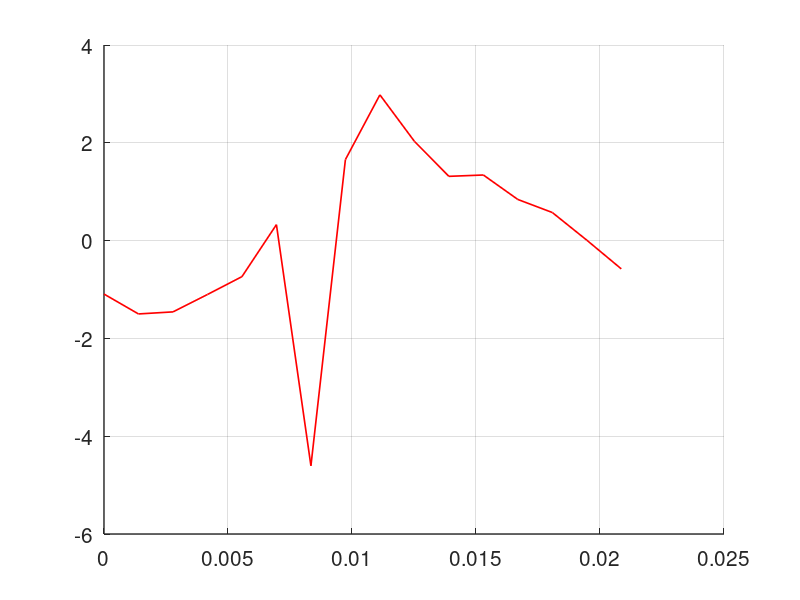

MATLAB code for this plot: (Note: this script raises an error after producing the figure.)
clc
clear
close all
clc

format long

%
set(0,'DefaultLineLineWidth',1.2)
set(0,'DefaultaxesLineWidth',1)
set(0,'DefaultaxesFontSize',15)
%


NFFT=16;
C0=347.18;RMatip=1.045;Ma = 0.85;
MaX=0.0; MaY=0.0;MaZ=0.0;
OmegaR = C0*0.85/RMatip;
TR = 2.0*pi/OmegaR;
fR = 1.0/TR;
% OmegaM = 500*2.0*pi; 
% fM = OmegaM/(2*pi);

Tint=TR;
ODT=Tint/NFFT;
OTime = ODT*(0:NFFT-1);



figure(1)
hold on
grid on
f=load('IFFT.txt'); %IFFT data from C code
f1=f(:,1)*NFFT;
% 
% 
% thref=importdata('Subrotatingmonopoletimehistory000.dat');
% plot(thref(:,1),thref(:,2),'ko');
plot(OTime,f1','r-');
% legend('Poletti et al','Predicted')
% 
% xlabel('{\itt} [ms]')
% ylabel('{\itp''} [Pa]');
% 
% axis([165 205 -0.15 0.2])
% 
% %set(gca,'XTick',(165:5:205))
% %set(gcf, 'PaperPositionMode','Auto')   % Use screen size
% 
Filename1 = ['timehistory_',num2str(10*MaX),num2str(10*MaY),num2str(10*MaZ)];
print(Filename1,'-depsc'); 
% 
% 
% %
% %Comparision of pressure spectrum.
% %
% refSp=importdata('Subrotatingmonopolespectra000N.dat');
figure(2)
Pspec=importdata('FDPressureSpectrum.txt');
f=Pspec(:,1);
pF=Pspec(:,2);
stem(f,pF);
% 
% 
% k = 0;
% FNum = NFFT;
% 
% for j = 1:FNum
%         
%     if mod(f(j)-round(fM),round(fR))==0 %?
%     
%         k = k+1;
%         pFN(k) = pF(j);
%         fN(k) = f(j);
%         
%     end
%     
% end
% 
% FNumN = length(refSp);
% 
% 
% figure(2)
% grid on
% hold on
% box on
% 
% plot(refSp(:,1),refSp(:,2),'k*')
% stem(refSp(:,1),pFN(1:FNumN),'rs')
% 
% 
% legend('Poletti et al','Predicted')
% 
% xlabel('{\itf} [Hz]')
% ylabel('{\itp''} [Pa]');
% 
% axis([0 1500 -0.0001 0.02])
% 
set(gcf, 'PaperPositionMode','Auto')   % Use screen size
Filename2 = ['spectrum_',num2str(10*MaX),num2str(10*MaY),num2str(10*MaZ)];
print(Filename2,'-depsc'); 

